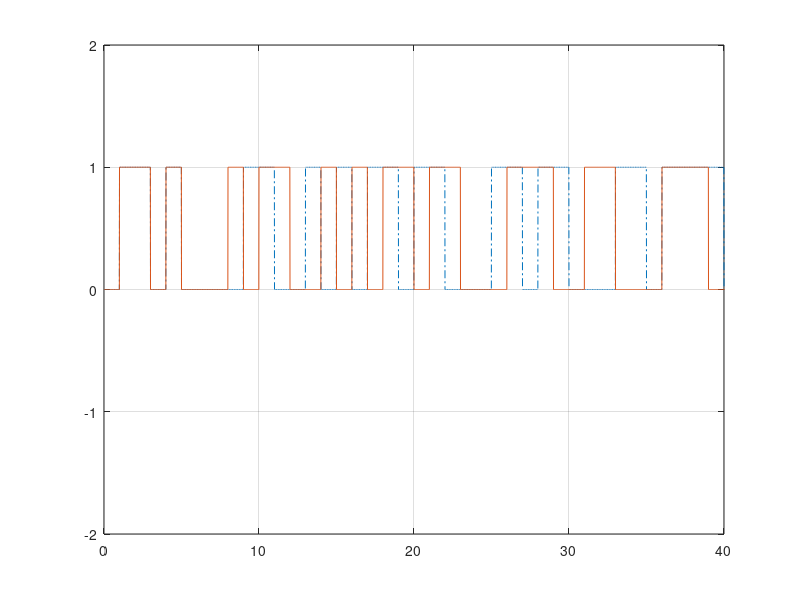

Write the MATLAB code that produced this figure.
fileID = fopen('buffer_decode.txt','r');                        %Opening input file in read mode
stream = fgetl(fileID);                                         %Reading the file
fileID1 = fopen('buffer_encode.txt','r');                       %Opening input file in read mode
stream_encode = fgetl(fileID1);                                 %Reading the file
disp(stream);                                                   %Confirm read data in console
disp(stream_encode);
n = length(stream);                                             %Get length of streams
n1 = length(stream_encode);
x_line = zeros(1, n*100);                                       %Initializing X-axis with 0s 
x_line1 = zeros(1, n*100);
stream_encode1=str2num(stream_encode);                          %Converting string to integer easy processing
stream1=str2num(stream);
stream2=stream1;                                                %Final streams to plot graphs
stream_encode2=stream_encode1;
stream2(n+2)=0;
stream2(n+1)=0;
stream_encode2(n1+2)=0;
stream_encode2(n1+1)=0;
%disp(stream2);

for i=0:((n+1)*100)                                             %Assign X-axis values 
    x_line(i+1)=i/100;
end
for i=0:((n1+1)*100)
    x_line1(i+1)=i/100;
end

for i=0:(n+1)*100                                           %Assigning Y-axis values to plot
    if stream2(floor(i/100)+1)==0                           %Checks values 100 times per bit
        stream1(i+1)=0;
    else
        stream1(i+1)=1;
    end
end
for i=0:(n1+1)*100
    if stream_encode2(floor(i/100)+1)==0
        stream_encode1(i+1)=0;
    else
        stream_encode1(i+1)=1;
    end
end

plot(x_line, stream1,'-.',x_line1,stream_encode1);          %Final plot function
axis([0,40,-2,2])
grid on;
fclose(fileID1);                                            %Closing files
fclose(fileID);